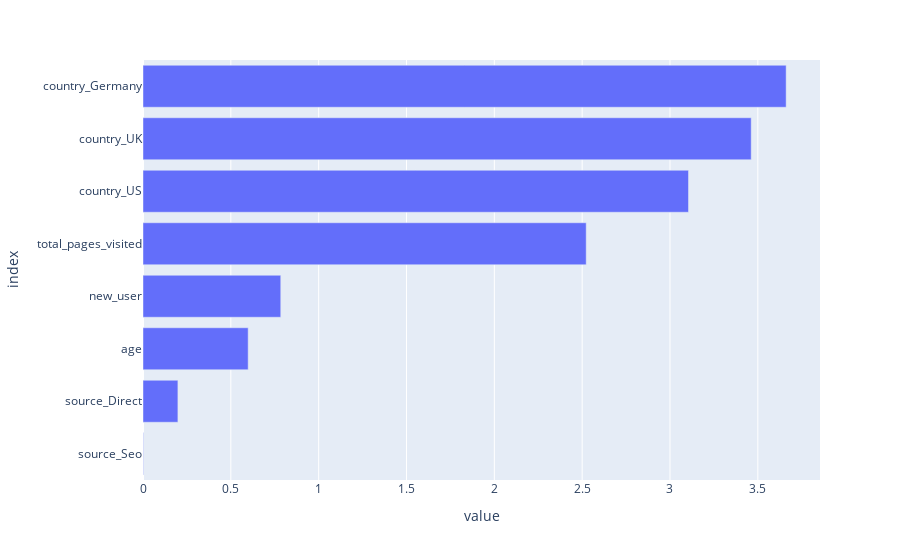

Notebook cell for this chart:
### Code cell
# Compute abs() and sort values
feature_importance = abs(coefs).sort_values(by = 'coefficients')
# Plot coefficients
fig = px.bar(feature_importance, orientation = 'h')
fig.update_layout(showlegend = False, 
                  margin = {'l': 120} # to avoid cropping of column names
                 )
fig.show()

### Figure 1 — Plotly figure (JSON) as saved in the notebook; plotly's stock layout.template omitted (floating-point values rounded to 4 significant figures)
{"data": [{"alignmentgroup": "True", "hovertemplate": "variable=coefficients<br>value=%{x}<br>index=%{y}<extra></extra>", "legendgroup": "coefficients", "marker": {"color": "#636efa", "pattern": {"shape": ""}}, "name": "coefficients", "offsetgroup": "coefficients", "orientation": "h", "showlegend": true, "textposition": "auto", "type": "bar", "x": [0.002076, 0.1987, 0.5987, 0.7842, 2.523, 3.105, 3.462, 3.661], "xaxis": "x", "y": ["source_Seo", "source_Direct", "age", "new_user", "total_pages_visited", "country_US", "country_UK", "country_Germany"], "yaxis": "y"}], "layout": {"barmode": "relative", "legend": {"title": {"text": "variable"}, "tracegroupgap": 0}, "margin": {"l": 120, "t": 60}, "showlegend": false, "xaxis": {"anchor": "y", "domain": [0, 1], "title": {"text": "value"}}, "yaxis": {"anchor": "x", "domain": [0, 1], "title": {"text": "index"}}}}
